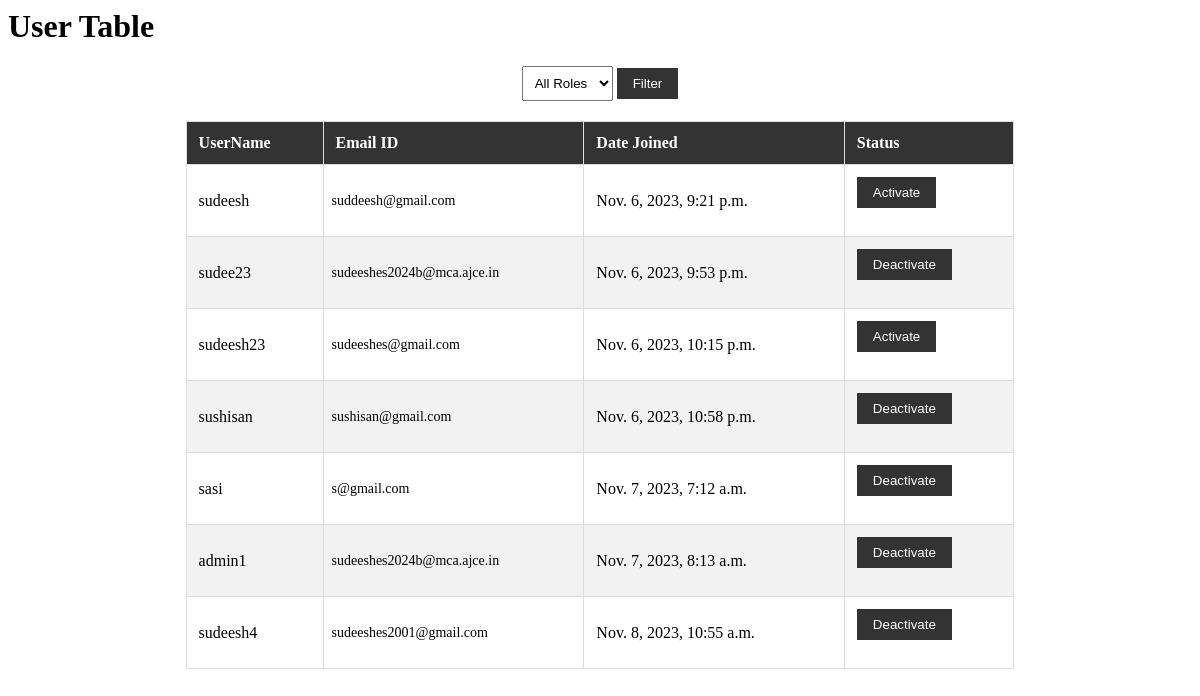
/user_account/, run on an earlier commit of the app's database.
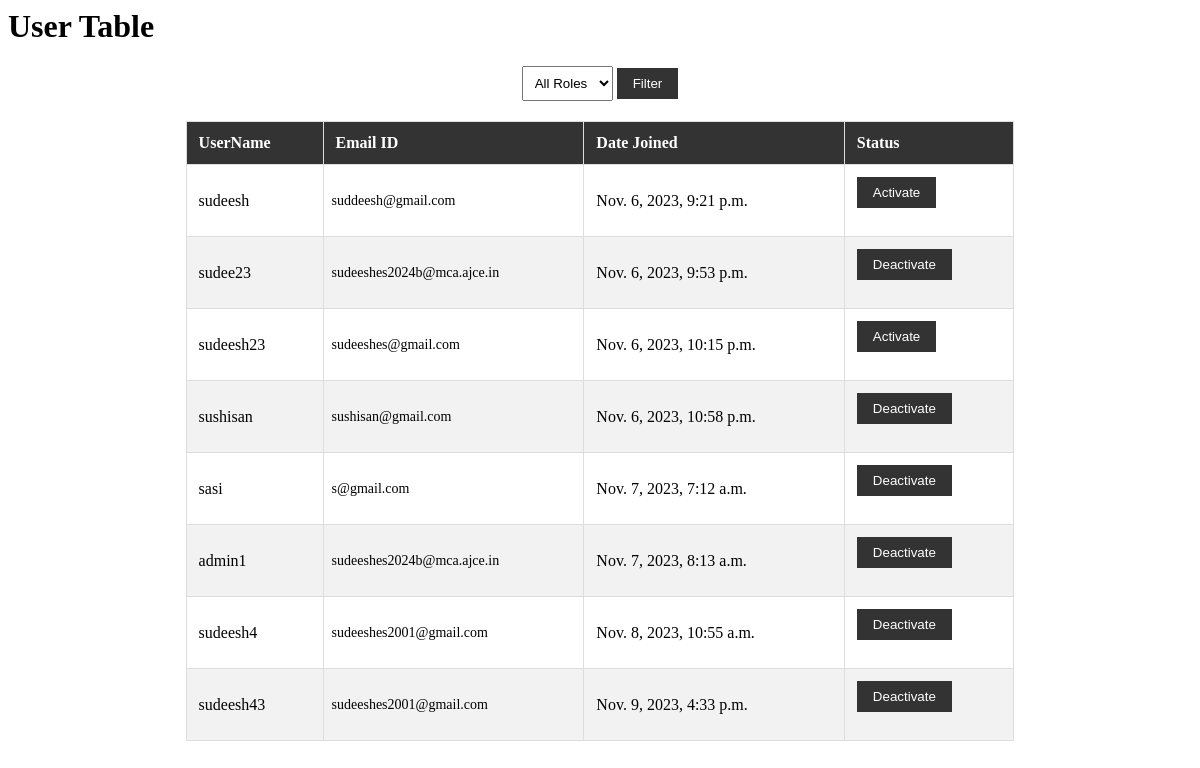
And on a later commit of the database.
### MyApp/models.py (models this page shows)
class User(AbstractUser):
    class Role(models.TextChoices):
        ADMIN = "ADMIN", "Admin"
        USER = "USER", "User"
        OFFICER = "OFFICER", "Officer"
    role = models.CharField(
        max_length=50,
        choices=Role.choices,
        default=Role.USER,
    )
    groups = models.ManyToManyField(
        Group,
        verbose_name="Groups",
        blank=True,
        related_name="myapp_user_set",
        related_query_name="user",
    )
    user_permissions = models.ManyToManyField(
        Permission,
        verbose_name="User Permissions",
        blank=True,
        related_name="myapp_user_set",
        related_query_name="user",
    )

### MyApp/views.py (the view)
# urls.py: path('user_account/',user_account,name='user_account'),
def user_account(request):
    role_filter = request.GET.get('role')
    users = User.objects.filter(~Q(is_superuser=True))  # Exclude superusers by default
    if role_filter:
        users = users.filter(role=role_filter)
    context = {'User_profiles': users, 'role_filter': role_filter}
    return render(request, 'admin/user_account.html',context)

### templates/admin/user_account.html (shortened to what this page needs)
<div>
    <h1>User Table</h1>
    <form action="{% url 'user_account' %}" method="GET">
    <div class="filter-container">
        <select id="roleFilter" name="role">
            <option value="">All Roles</option>
        </select>
        <button id="filterButton" type="submit">Filter</button>
    </form>
    </div>
    <table align='center'>
        <tr>
            <th>UserName</th>
            <th>Email ID</th>
            <th>Date Joined</th>
            <th>Status</th>
        </tr>
        <tbody>
            {% for Users in User_profiles %}
                {% if not Users.is_superuser %}
                    <tr>
                        <td>{{ Users.username }}</td>
                        <td>{{ Users.email }}</td>
                        <td>{{ Users.date_joined }}</td>
                        <td>{% if Users.is_active %}
                            <form method="post" action="{% url 'deactivate_user' Users.id %}">
                                <button type="submit">Deactivate</button>
                            </form>
                        {% else %}
                            <form method="post" action="{% url 'activate_user' Users.id %}">
                                <button type="submit">Activate</button>
                            </form>
                        {% endif %}
                        </td>
                    </tr>
                {% endif %}
            {% endfor %}
        </tbody>
    </table>

### templates/admin/user_account.html (style rules this page uses)
table { width: 70%; border-collapse: collapse; }
th, td { border: 1px solid #ddd; padding: 12px; text-align: left; }
th { background-color: #333; color: #fff; }
tr:nth-child(even) { background-color: #f2f2f2; }
td:nth-child(2) { padding: 8px; font-size: 14px; }
.filter-container { text-align: center; margin: 20px 0; }
select { padding: 8px; }
button { padding: 8px 16px; background-color: #333; color: #fff; border: none; cursor: pointer; }

What changed in the data, as far as the page shows it:
added User: username "sudeesh43", email "sudeeshes2001@gmail.com", date_joined "Nov. 9, 2023, 4:33 p.m.", is_active "Deactivate"
